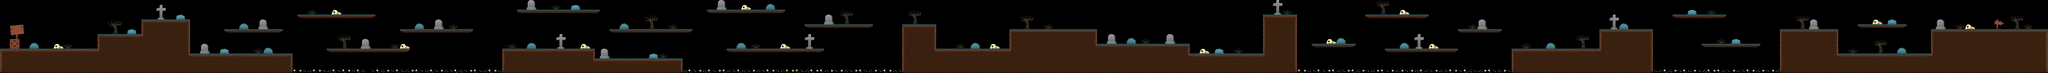

A 2D game scene composited from a Tiled map and its tileset images. What follows is a short description and the map's XML, with each tile layer's data collapsed to a summary:
An orthogonal 420x15 tile map with 32x32 px tiles, 2 tile layers (suelo, objetos), 2 hidden layers not drawn, 3 tilesets and 37 objects (terreno 1, terreno 2, terreno 3, terreno 4, terreno 5, ...).

<map version="1.5" tiledversion="2021.03.23" orientation="orthogonal" renderorder="right-down" width="420" height="15" tilewidth="32" tileheight="32" infinite="0" nextlayerid="7" nextobjectid="41">
 <tileset firstgid="1" source="fondo1.tsx" />
 <tileset firstgid="301" source="objetos.tsx" />
 <tileset firstgid="365" source="tiles.tsx" />
 <layer id="1" name="fondo" width="420" height="15" visible="0">
  <data>[6300 cells, 6300 non-empty, 300 distinct tile ids]</data>
 </layer>
 <layer id="2" name="suelo" width="420" height="15">
  <data>[6300 cells, 2049 non-empty, 20 distinct tile ids]</data>
 </layer>
 <layer id="3" name="objetos" width="420" height="15">
  <data>[6300 cells, 399 non-empty, 51 distinct tile ids]</data>
 </layer>
 <layer id="6" name="huesos" width="420" height="15" visible="0">
  <data>[6300 cells, 324 non-empty, 4 distinct tile ids]</data>
 </layer>
 <objectgroup id="5" name="terreno">
  <object id="1" name="terreno 1" x="0" y="320.303" width="639.697" height="159.455" />
  <object id="3" name="terreno 2" x="640" y="224.667" width="288.545" height="255.152" />
  <object id="4" name="terreno 3" x="928.242" y="128.303" width="320.182" height="351.455" />
  <object id="6" name="terreno 4" x="1249.09" y="353.455" width="671.091" height="125.333" />
  <object id="8" name="terreno 5" x="3296.36" y="320.606" width="608.606" height="158.182" />
  <object id="9" name="terreno 6" x="3903.64" y="385.212" width="575.758" height="93.9394" />
  <object id="10" name="terreno 7" x="5921.21" y="160.606" width="221.818" height="319.576" />
  <object id="11" name="terreno 8" x="6144" y="320.182" width="479.515" height="158.242" />
  <object id="12" name="terreno 9" x="6623.52" y="190.909" width="576.788" height="287.879" />
  <object id="13" name="terreno 10" x="7200.91" y="289.697" width="608.727" height="188.667" />
  <object id="14" name="terreno 11" x="7811.03" y="351.273" width="478.727" height="127.515" />
  <object id="15" name="terreno 12" x="8288.91" y="95.3939" width="223.818" height="383.333" />
  <object id="16" name="terreno 13" x="9921.21" y="320.848" width="575.333" height="157.576" />
  <object id="17" name="terreno 14" x="10496.6" y="192.303" width="351.758" height="286.121" />
  <object id="18" name="terreno 15" x="11681.8" y="192.303" width="382.121" height="287.212" />
  <object id="19" name="terreno 16" x="12064.6" y="351.636" width="608.121" height="127.152" />
  <object id="20" name="terreno 17" x="12672.4" y="190.97" width="766.545" height="287.455" />
  <object id="21" name="huesos 1" x="1920.24" y="457.576" width="1376.73" height="21.2121" />
  <object id="22" name="huesos 2" x="4480.06" y="455.879" width="1440.73" height="24.6667" />
  <object id="23" name="huesos 3" x="8513.09" y="457.818" width="1407.33" height="20.8485" />
  <object id="24" name="huesos 4" x="10849.5" y="455.758" width="831.818" height="22.6667" />
  <object id="25" name="isla 1" x="1471.27" y="192.485" width="384.364" height="23.4545" />
  <object id="26" name="isla 2" x="1953.03" y="96.5455" width="511.576" height="22.6667" />
  <object id="27" name="isla 3" x="2145.45" y="319.879" width="543.394" height="24.303" />
  <object id="28" name="isla 4" x="2624.24" y="191.212" width="479.394" height="23.9394" />
  <object id="29" name="isla 5" x="3392.18" y="64.2424" width="544.182" height="23.697" />
  <object id="30" name="isla 6" x="4000.48" y="192.121" width="542.182" height="22.9091" />
  <object id="31" name="isla 7" x="4642.42" y="64.6667" width="511.333" height="22.6667" />
  <object id="32" name="isla 8" x="4767.64" y="320.182" width="640.545" height="23.3333" />
  <object id="33" name="isla 9" x="5279.94" y="160.848" width="449.152" height="22.7879" />
  <object id="34" name="isla 10" x="8607.64" y="286.485" width="289.394" height="24.7273" />
  <object id="35" name="isla 11" x="8959.45" y="96.9697" width="417.515" height="22.6667" />
  <object id="36" name="isla 12" x="9088.12" y="319.818" width="481.576" height="24.4242" />
  <object id="37" name="isla 13" x="9568.97" y="192.788" width="287.212" height="23.4545" />
  <object id="38" name="isla 14" x="11168.6" y="289.455" width="384.303" height="22.7879" />
  <object id="39" name="isla 15" x="10976.4" y="96.9697" width="351.152" height="22.303" />
  <object id="40" name="isla 16" x="12190.5" y="159.455" width="320.909" height="23.5152" />
 </objectgroup>
</map>
